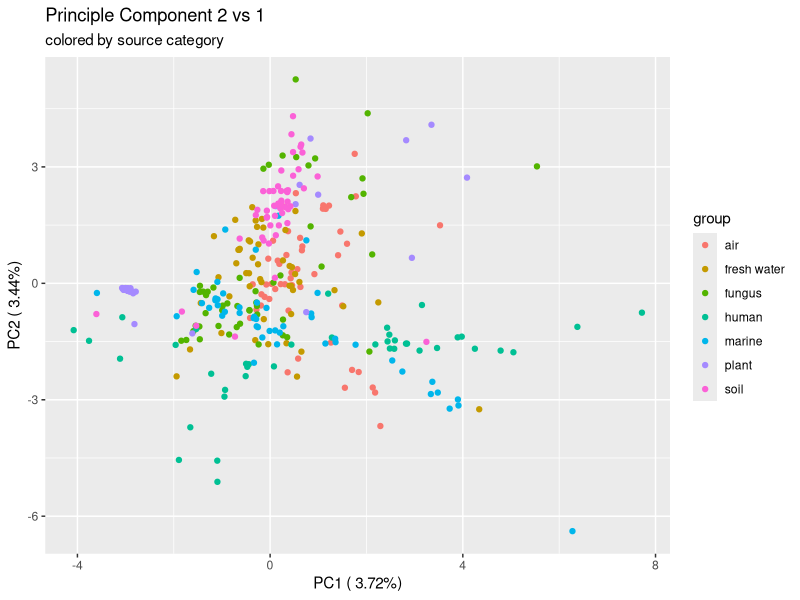

The R script that drew this image:
#this script performs a PCA analysis and plots the data
#note that the file paths are hardcoded and so lines 5 (input) and 31 (output) must be changed!

library(dplyr)
library(ggplot2)

#this.dir <- dirname(parent.frame(2)$ofile)
#setwd(this.dir)
#setwd('~')
getwd()
data <- read.table('sample_data.csv', sep=',', header=TRUE)


#strip out the ID's and the Source info bc these can't be scaled
dat<-data[,-1]
row.names(dat) <- paste(dat$source, row.names(dat), sep="_") 
dat$source <- NULL


# SCALE THE VALUES
dat.scaled <- data.frame(scale(dat))

# CALCULATED THE PCA
dat.pca <- prcomp(dat.scaled, center = FALSE, scale. = FALSE)
eigs <- dat.pca$sdev^2
var1=(eigs[1] / sum(eigs))*100
var2=(eigs[2] / sum(eigs))*100
xlabel<-c("PC",var1)

rownames(dat.pca)

df_out <- as.data.frame(dat.pca$x)
df_out$group <- sapply( strsplit(as.character(row.names(dat)), "_"), "[[", 1 )

#library(ggplot2)

png("pca_plot.png", width = 11, height = 9, units = 'in', res = 300)

percentage <- round(dat.pca$sdev / sum(dat.pca$sdev) * 100, 2)
percentage <- paste( colnames(df_out), "(", paste( as.character(percentage), "%", ")", sep="") )
p<-ggplot(df_out,aes(x=PC1,y=PC2,color=group))
p<-p+ggtitle('Principle Component 2 vs 1','colored by source category')+xlab('Level') +
  ylab('Error Rate') 
p<-p+geom_point() + xlab(percentage[1]) + ylab(percentage[2])
p

dev.off()

print("PCA plot is complete and located in the file pca_plot.png!")
